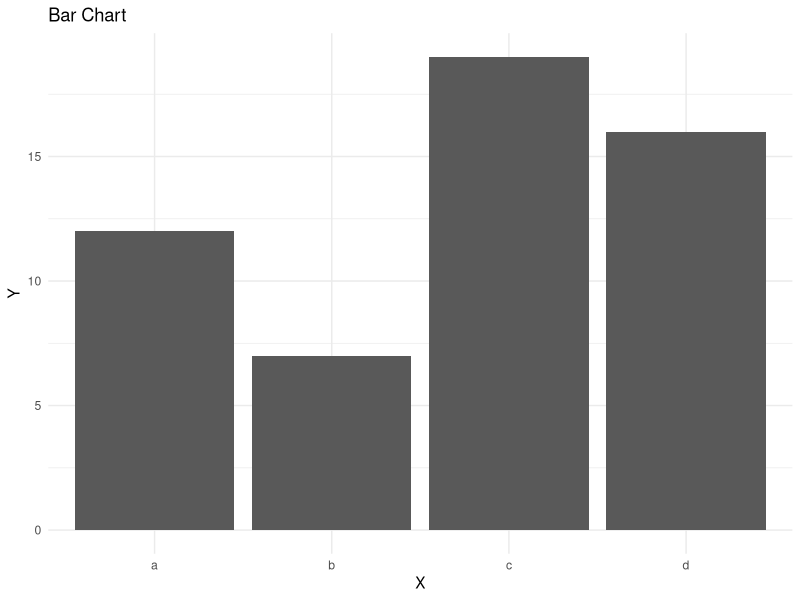

The R script that drew this image:
## ---- chunk 1
library(ggplot2)
df <- data.frame(
  X = c("a", "b", "c","d"),
  Y = c(12, 7, 19, 16)
)

ggplot(df, aes(x = X, y = Y)) +
  geom_bar(stat = "identity") +
  theme_minimal() +
  ggtitle("Bar Chart")
